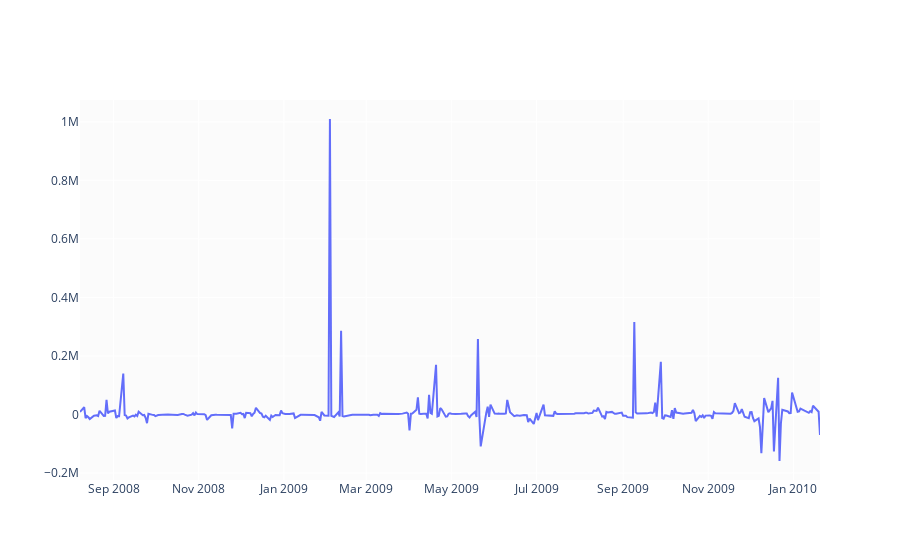

Notebook code for this chart:
### Code cell
#considering the index of 1st year of Dija Data
fig = go.Figure(go.Scatter(x=dj_ti.Date.head(365), y=dj_ti.rate_of_change.head(365)))
fig.show()

### Figure 1 — Plotly figure (JSON) as saved in the notebook; plotly's stock layout.template omitted (floating-point values rounded to 4 significant figures; data arrays with more than 128 entries replaced by an {"elided": "..."} marker saying what was removed)
{"data": [{"type": "scatter", "x": {"elided": "365 str values"}, "y": {"elided": "365 float values"}}], "layout": {}}
